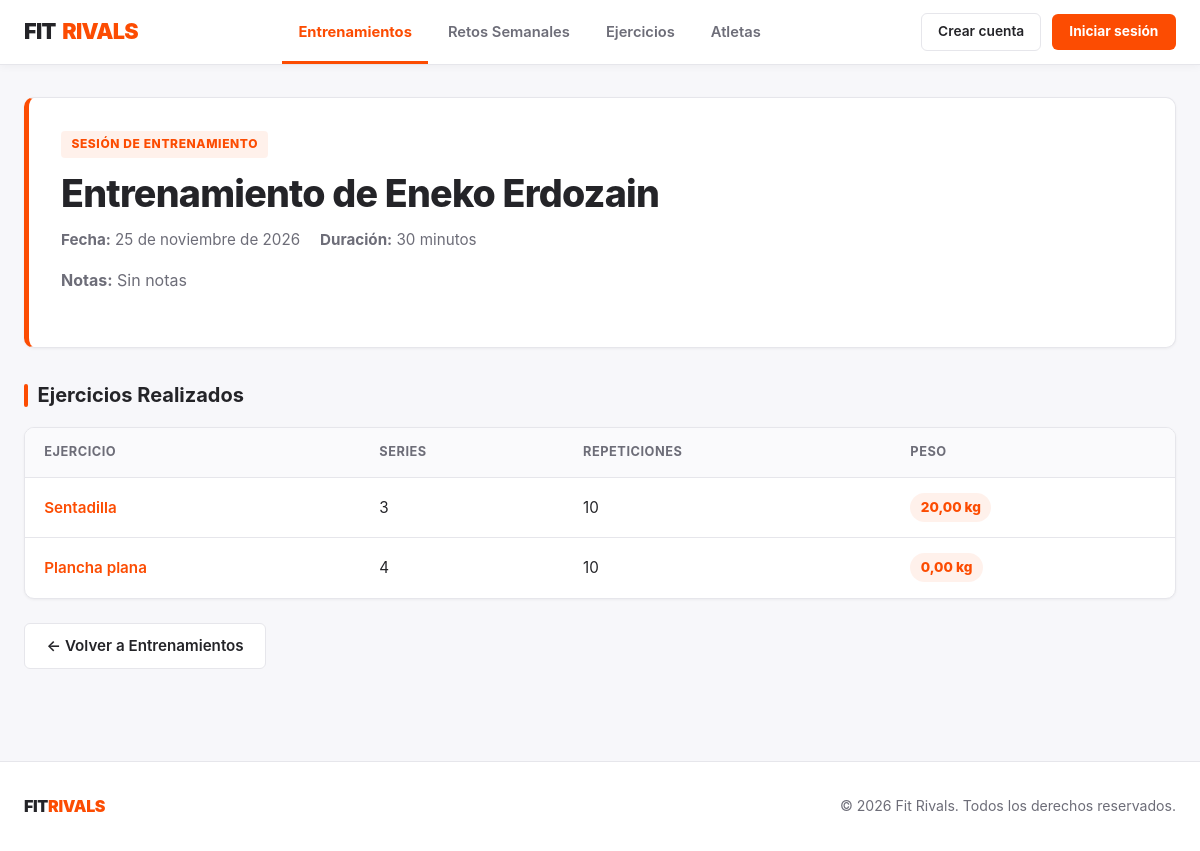
/entrenamientos/7/, run on the app's committed database.
### FitrivalsApp/models.py (models this page shows, shortened)
class Entrenamiento(models.Model):
    usuario = models.ForeignKey(Usuario, on_delete=models.CASCADE, related_name='entrenamientos')
    fecha = models.DateField()
    reto = models.ForeignKey("Reto", on_delete=models.SET_NULL, null=True, blank=True, related_name="intentos")
    duracion_minutos = models.PositiveIntegerField(help_text="Duración en minutos")
    notas = models.TextField(blank=True, null=True)
    ejercicios = models.ManyToManyField(Ejercicio, through='EntrenamientoEjercicio')

class Usuario(models.Model):
    nombre = models.CharField(max_length=100, unique=True)
    email = models.EmailField(unique=True)
    password = models.CharField(max_length=128)
    fecha_alta = models.DateField(auto_now_add=True)
    puntos = models.IntegerField(default=0)

class EntrenamientoEjercicio(models.Model):
    entrenamiento = models.ForeignKey(Entrenamiento, on_delete=models.CASCADE)
    ejercicio = models.ForeignKey(Ejercicio, on_delete=models.CASCADE)
    series = models.PositiveIntegerField(default=3)
    repeticiones = models.PositiveIntegerField(default=10)
    peso_kg = models.DecimalField(max_digits=5, decimal_places=2, help_text="Peso en kg")

class Ejercicio(models.Model):
    GRUPOS_MUSCULARES = [
        ('PECHO', 'Pecho'),
        ('ESPALDA', 'Espalda'),
        ('PIERNA', 'Pierna'),
        ('BRAZOS', 'Brazos'),
        ('HOMBROS', 'Hombros'),
        ('CORE', 'Core'),
    ]
    DIFICULTAD_CHOICES = [
        ('FACIL', 'Fácil'),
        ('INTERMEDIO', 'Intermedio'),
        ('AVANZADO', 'Avanzado'),
    ]
    descripcion = models.TextField(blank=True, default='')
    nombre = models.CharField(max_length=100)
    grupo_muscular = models.CharField(max_length=20, choices=GRUPOS_MUSCULARES)
    dificultad = models.CharField(max_length=20, choices=DIFICULTAD_CHOICES)

### FitrivalsApp/views.py (the view)
# urls.py: path('entrenamientos/<int:pk>/', views.detalle_entrenamiento, name='detalle_entrenamiento'),
def detalle_entrenamiento(request, pk):
    entrenamiento = get_object_or_404(
        Entrenamiento.objects.select_related('usuario', 'reto'), pk=pk
    )
    return render(request, 'entrenamientos/detalle.html', {'entrenamiento': entrenamiento})

### FitrivalsApp/templates/entrenamientos/detalle.html (shortened to what this page needs)
{% extends 'base.html' %}
{% block content %}
    <div class="hero-card">
        <span class="badge-orange">Sesión de Entrenamiento</span>
        <h1>Entrenamiento de {{ entrenamiento.usuario.nombre }}</h1>
        <div class="meta-datos">
            <span><strong>Fecha:</strong> {{ entrenamiento.fecha }}</span>
            <span><strong>Duración:</strong> {{ entrenamiento.duracion_minutos }} minutos</span>
        </div>
        <p><strong>Notas:</strong> {{ entrenamiento.notas|default:"Sin notas" }}</p>
    </div>
    <h2>Ejercicios Realizados</h2>
    <div class="strava-table-wrapper">
        <table class="strava-table">
            <thead>
                <tr>
                    <th>Ejercicio</th>
                    <th>Series</th>
                    <th>Repeticiones</th>
                    <th>Peso</th>
                </tr>
            </thead>
            <tbody>
                {% for item in entrenamiento.entrenamientoejercicio_set.all %}
                    <tr>
                        <td>
                            <a href="{% url 'detalle_ejercicio' item.ejercicio.pk %}">
                                {{ item.ejercicio.nombre }}
                            </a>
                        </td>
                        <td>{{ item.series }}</td>
                        <td>{{ item.repeticiones }}</td>
                        <td><span class="points-badge">{{ item.peso_kg }} kg</span></td>
                    </tr>
                {% empty %}
                    <tr>
                        <td colspan="4">No hay ejercicios detallados en esta sesión.</td>
                    </tr>
                {% endfor %}
            </tbody>
        </table>
    </div>
    <div class="detalle-acciones">
        <a href="{% url 'lista_entrenamientos' %}" class="btn-secondary-strava">← Volver a Entrenamientos</a>
    </div>
{% endblock %}

### FitrivalsApp/static/css/estilos.css (style rules this page uses)
:root { --strava-orange: #FC4C02; --strava-orange-hover: #E34402; --strava-orange-soft: rgba(252, 76, 2, 0.08); --bg-page: #F7F7FA; --bg-white: #FFFFFF; --text-dark: #242428; --text-muted: #6D6D78; --border-light: #E6E6EB; --radius: 10px; --shadow-sm: 0 1px 3px rgba(0, 0, 0, 0.05); --shadow-md: 0 4px 14px rgba(0, 0, 0, 0.07); }
*, *::before, *::after { box-sizing: border-box; }
html, body { margin: 0; padding: 0; min-height: 100%; background-color: var(--bg-page); color: var(--text-dark); font-family: "Inter", system-ui, -apple-system, "Segoe UI", Roboto, Helvetica, Arial, sans-serif; font-size: 1rem; line-height: 1.55; -webkit-font-smoothing: antialiased; }
h1 { margin: 0 0 0.75rem; font-size: clamp(1.75rem, 4vw, 2.35rem); font-weight: 800; line-height: 1.2; letter-spacing: -0.02em; color: var(--text-dark); }
h2 { display: flex; align-items: center; gap: 0.6rem; margin: 2rem 0 1rem; font-size: 1.25rem; font-weight: 700; color: var(--text-dark); }
h2::before { content: ""; width: 4px; height: 1.15em; border-radius: 2px; background-color: var(--strava-orange); }
a { color: var(--strava-orange); font-weight: 600; text-decoration: none; transition: color 0.15s ease; }
.btn-secondary-strava { display: inline-flex; align-items: center; justify-content: center; gap: 0.45rem; padding: 0.65rem 1.35rem; background-color: var(--bg-white); color: var(--text-dark); font-size: 0.95rem; font-weight: 600; border: 1px solid var(--border-light); border-radius: 6px; cursor: pointer; text-decoration: none; transition: border-color 0.15s ease, background-color 0.15s ease; }
.hero-card { background-color: var(--bg-white); border: 1px solid var(--border-light); border-left: 5px solid var(--strava-orange); border-radius: var(--radius); padding: 2rem; box-shadow: var(--shadow-sm); }
.badge-orange { display: inline-block; padding: 0.25rem 0.65rem; margin-bottom: 0.85rem; background-color: var(--strava-orange-soft); color: var(--strava-orange); font-size: 0.75rem; font-weight: 800; letter-spacing: 0.05em; border-radius: 4px; text-transform: uppercase; }
.hero-card p { margin: 0 0 1.4rem; color: var(--text-muted); max-width: 650px; }
.strava-table-wrapper { background-color: var(--bg-white); border: 1px solid var(--border-light); border-radius: var(--radius); overflow-x: auto; box-shadow: var(--shadow-sm); }
.strava-table { width: 100%; border-collapse: collapse; text-align: left; font-size: 0.95rem; }
.strava-table th { padding: 0.9rem 1.2rem; background-color: #FAFAFC; border-bottom: 1px solid var(--border-light); color: var(--text-muted); font-size: 0.8rem; font-weight: 700; text-transform: uppercase; letter-spacing: 0.04em; }
.strava-table td { padding: 0.95rem 1.2rem; border-bottom: 1px solid var(--border-light); color: var(--text-dark); }
.strava-table tr:last-child td { border-bottom: none; }
.points-badge { display: inline-block; padding: 0.25rem 0.65rem; background-color: var(--strava-orange-soft); color: var(--strava-orange); font-weight: 800; font-size: 0.85rem; border-radius: 999px; }
.meta-datos { display: flex; flex-wrap: wrap; gap: 1.25rem; margin: 0.75rem 0 1rem; color: var(--text-muted); font-size: 0.95rem; }
.detalle-acciones { display: flex; flex-wrap: wrap; gap: 0.75rem; margin-top: 1.5rem; }

### FitrivalsApp/static/css/header-footer.css (style rules this page uses)
:root { --strava-orange: #FC4C02; --strava-orange-hover: #E34402; --strava-orange-soft: rgba(252, 76, 2, 0.08); --bg-page: #F7F7FA; --bg-white: #FFFFFF; --text-dark: #242428; --text-muted: #6D6D78; --border-light: #E6E6EB; }

### data on the page
Entrenamiento: usuario.nombre "Eneko Erdozain", fecha "25 de noviembre de 2026", duracion_minutos "30", notas "Sin notas"
EntrenamientoEjercicio: ejercicio.nombre "Sentadilla", series "3", repeticiones "10", peso_kg "20,00"
EntrenamientoEjercicio: ejercicio.nombre "Plancha plana", series "4", repeticiones "10", peso_kg "0,00"
